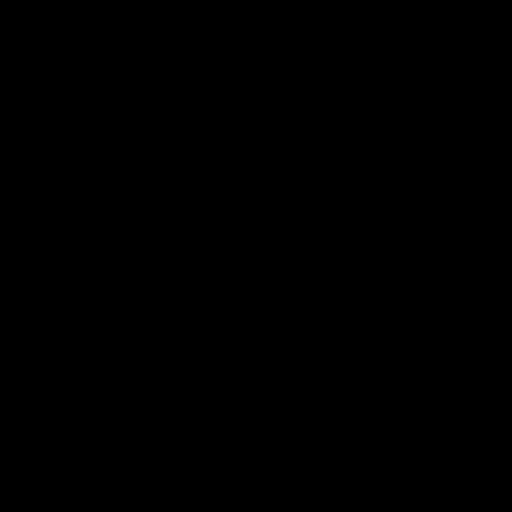
Frame 1 (no input)
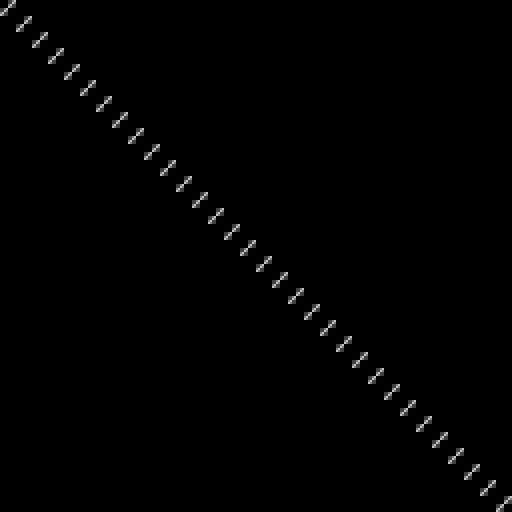
Frame 60 (the mouse pressed at the canvas centre just before this capture)
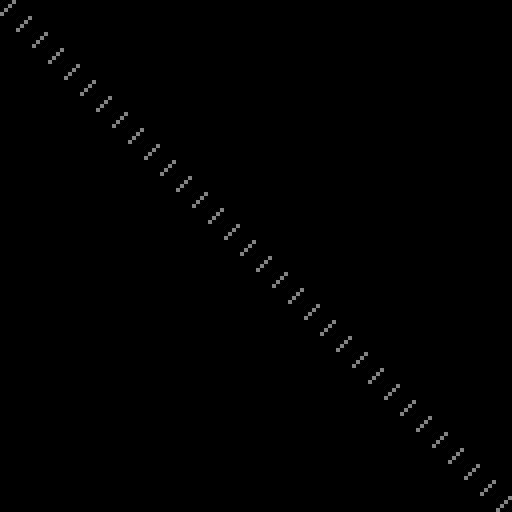
Frame 120 (the mouse held since frame 60 and released just before this capture)

The Processing sketch that drew these frames (run headless with seeded random() and noise(); from frame 60 on, the mouse is pressed at the canvas centre):

// Processing sketch: c_bitwise_7a
// ── c_bitwise_7a.pde
/**
 * Author: qp91mn64
 * License: the MIT License
 * Created: 2026-02-23
 * 
 * Modefied from c_bitwise_7
 * 
 * Bitwise operation, square, & a to extract bits, result used as color
 * Pretty complex patterns
 *
 * Smaller canvas, 512x512 pixels 
 *
 * Just drag to explore different parts
 * Colors are grayscale or ARGB
 * No fading in or accumulating effects
 * 
 * Left click: a + 1
 * Right click: a - 1
 * Press 's' to save an image
 * 
 * See different bitwise patterns:
 * Press '1': bitwise AND &
 * Press '2': bitwise OR |
 * Press '3': bitwise XOR ^ (default)
 */
int cellWidth = 1;
int cellHeight = 1;
int a = 1;  // A bitmask, also an index of patterns
int xMax;
int yMax;
int xOffset = 0;
int yOffset = 0;
int whichBitwiseOperator = 3;  // 1:& 2:| 3:^
int x1 = 0;
int y1 = 0;
int x2 = 0;
int y2 = 0;
String bitwiseString;
PImage image1;
void setup() {
  size(512, 512);
  noStroke();
  xMax = (width - 1) / cellWidth + 1;  // Avoid grey egdes when `width` cannot be divided by `cellWidth`
  yMax = (height - 1) / cellHeight + 1;  // Avoid grey egdes when `height` cannot be divided by `cellHeight`
  if (whichBitwiseOperator == 1) {
    bitwiseString = "AND";
  } else if (whichBitwiseOperator == 2) {
    bitwiseString = "OR";
  } else if (whichBitwiseOperator == 3) {
    bitwiseString = "XOR";
  }
  image1 = createImage(width, height, ARGB);
  println(bitwiseString, a, binary(a));
  frameRate(64);
}
void draw() {
  a--;  // As the change of `a` a bit doesn't change the screen too much, you may use something like `a-=2;` to make it change faster
  int b = 0;
  int color1 = 0;
  int x1;
  int y1;
  background(0);  // Clear the display window
  image1.loadPixels();
  for (int x = 0; x < xMax; x++) {
    for (int y = 0; y < yMax; y++) {
      // Calculate values near 4096
      x1 = x + xOffset;
      y1 = y + yOffset;
      if (whichBitwiseOperator == 1) {
        b = x1 & y1;
      } else if (whichBitwiseOperator == 2) {
        b = x1 | y1;
      } else if (whichBitwiseOperator == 3) {
        b = x1 ^ y1;
      }
      color1 = a & b*b;  // Bitmask, and use the result as the color of pixels
      // Use pixels[] instead of rect() for speed
      for (int dx = 0; dx < cellWidth; dx++) {
        for (int dy = 0; dy < cellHeight; dy++) {
          image1.pixels[min(y * cellHeight + dy, height - 1) * width + min(x * cellWidth + dx, width - 1)] = color(color1);
        }
      }
    }
  }
  image1.updatePixels();
  image(image1, 0, 0);
}
void mousePressed() {
  if (x1 == 0) {
    x1 = mouseX;
    x2 = xOffset;
  }
  if (y1 == 0) {
    y1 = mouseY;
    y2 = yOffset;
  }
  if (mouseButton == LEFT) {
    a++;
    println(bitwiseString, a, binary(a));
  } else if (mouseButton == RIGHT) {
    a--;
    println(bitwiseString, a, binary(a));
  }
}
void mouseDragged() {
  //background(0);
  xOffset = x2 - (mouseX - x1);
  yOffset = y2 - (mouseY - y1);
}
void mouseReleased() {
  x1 = 0;
  y1 = 0;
  println(String.format("xOffset:%d yOffset:%d", xOffset, yOffset));
}
void keyPressed() {
  switch (key) {
    case '1':
      if (whichBitwiseOperator != 1) {
        background(0);
        whichBitwiseOperator = 1;
        bitwiseString = "AND";
        println(bitwiseString, a, binary(a));
      }
      break;
    case '2':
      if (whichBitwiseOperator != 2) {
        background(0);
        whichBitwiseOperator = 2;
        bitwiseString = "OR";
        println(bitwiseString, a, binary(a));
      }
      break;
    case '3':
      if (whichBitwiseOperator != 3) {
        background(0);
        whichBitwiseOperator = 3;
        bitwiseString = "XOR";
        println(bitwiseString, a, binary(a));
      }
      break;
    case 's':
        String s = String.format("your_output/c_bitwise_7a_%s_a_%d_xOffset_%d_yOffset_%d_s%s.png", bitwiseString, a, xOffset, yOffset, stamp());  // For distinction a stamp is used
        save(s);  // Save what on the canvas directly. 
        println(String.format("Saved: %s", s));
      break;
  }
}
String stamp() {
  String stamp1 = year() + nf(month(), 2) + nf(day(), 2) + nf(hour(), 2) + nf(minute(), 2) + nf(second(), 2);  // Timestamp to the second
  stamp1 += String.format("_%d_%d", millis(), frameCount);  // Better distinction
  return stamp1;
}
